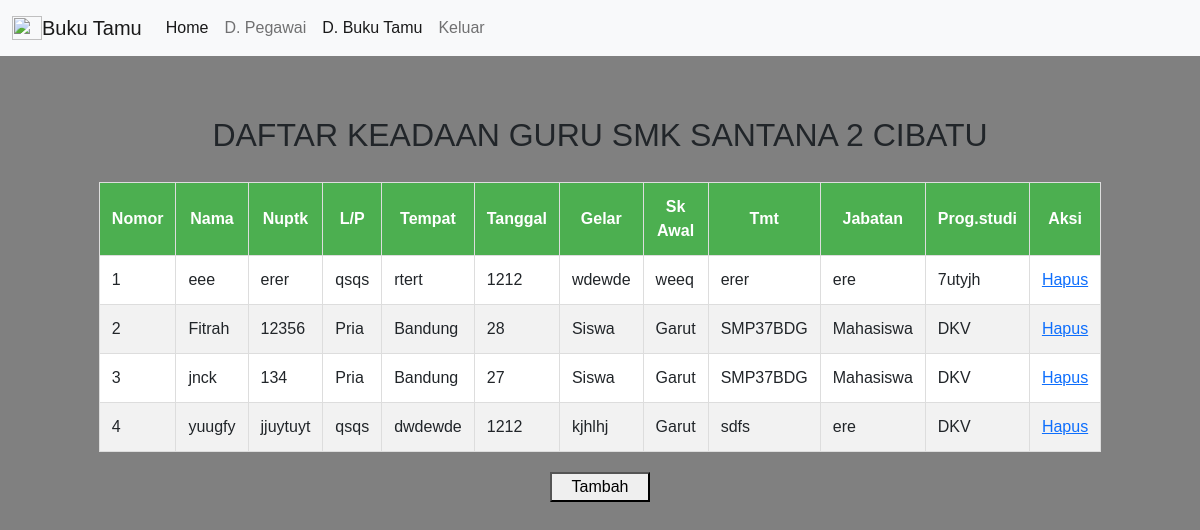
The page /lihat_guru.php on the database its author committed.
### tables this page shows
CREATE TABLE `tbguru` (
  `no` int(255) NOT NULL,
  `nama` varchar(50) NOT NULL,
  `nuptk` varchar(50) NOT NULL,
  `jeniskelamin` varchar(50) NOT NULL,
  `tempat` varchar(50) NOT NULL,
  `tanggal` varchar(50) NOT NULL,
  `gelar` varchar(50) NOT NULL,
  `skawal` varchar(50) NOT NULL,
  `tmt` varchar(50) NOT NULL,
  `jabatan` varchar(50) NOT NULL,
  `progstudi` varchar(50) NOT NULL
);

### lihat_guru.php (the view, shortened to what this page needs)
<!DOCTYPE html>
<html lang="en">
    <head>
        <link href="https://cdn.jsdelivr.net/npm/bootstrap@5.0.2/dist/css/bootstrap.min.css" rel="stylesheet">
    </head>
    <body>
        <nav class="navbar navbar-expand-lg navbar-light bg-light">
  <div class="container-fluid">
    <img src="https://e7.pngegg.com/pngimages/779/61/png-clipart-logo-idea-cute-eagle-leaf-logo-thumbnail.png" alt="" width="30" height="24">
    <a class="navbar-brand" href="home.php">Buku Tamu</a>
    <div class="collapse navbar-collapse" id="navbarNav">
      <ul class="navbar-nav">
        <li class="nav-item">
          <a class="nav-link active" aria-current="page" href="home.php">Home</a>
        </li>
        <li class="nav-item">
          <a class="nav-link" href="lihat_akun.php">D. Pegawai</a>
        </li>
        <li class="nav-item">
          <a class="nav-link active" href="lihat_guru.php">D. Buku Tamu</a>
        </li>
        <li class="nav-item">
          <a class="nav-link" href="index1.php">Keluar</a>
        </li>
      </ul>
    </div>
  </div>
</nav>
    <div class="isi">
        <h2>DAFTAR KEADAAN GURU SMK SANTANA 2 CIBATU</h2>
        <table>
            <thead>
                <tr>
                    <th>Nomor</head>
                    <th>Nama</th>
                    <th>Nuptk</th>
                    <th>L/P</th>
                    <th>Tempat</th>
                    <th>Tanggal</th>
                    <th>Gelar</th>
                    <th>Sk Awal</th>
                    <th>Tmt</th>
                    <th>Jabatan</th>
                    <th>Prog.studi</th>
                    <th>Aksi</th>
                </tr>
            </thead>
            <tbody>
                <?php
                include 'koneksi.php';
                $sql = "SELECT*FROM tbguru";
                $query = mysqli_query ($koneksi, $sql);
                $no=1;
                while ($data=mysqli_fetch_array($query)){?>
                    <tr>
                        <td><?= $no++; ?></td>
                        <td><?php echo $data['nama'];?></td>
                        <td><?php echo $data['nuptk'];?></td>
                        <td><?php echo $data['jeniskelamin'];?></td>
                        <td><?php echo $data['tempat'];?></td>
                        <td><?php echo $data['tanggal'];?></td>
                        <td><?php echo $data['gelar'];?></td>
                        <td><?php echo $data['skawal'];?></td>
                        <td><?php echo $data['tmt'];?></td>
                        <td><?php echo $data['jabatan'];?></td>
                        <td><?php echo $data['progstudi'];?></td>
                        <td>
                            <a href="hapus.php?id=<?php echo $data['no'];?>"
                            onclick="return confirm('Yakin Mau Hapus .?')">
                            <span class="text"></span>Hapus</Details> </span>
                </a>
                </td>
                    </tr>
                    <?php } ?>
            </tbody>
        </table>
        <form method="post" action="index.php">
            <button type="submit">Tambah</button>
                </form>
    </div>
    </body>
</html>

### lihat_guru.php (style rules this page uses)
body { font-family: Arial, sans-serif; background-color: #f4f4f4; margin: 0; padding: 0; display: block; justify-content: center; align-items: center; height: 100vh; width: 100%; background-color: grey; }
.navbar { position: relative; display: flex; flex-wrap: wrap; align-items: center; justify-content: space-between; padding-top: 0.5rem; padding-bottom: 0.5rem; }
.isi { display: flex; flex-direction: column; justify-content: center; align-items: center; margin-top: 60px; }
table { width: 50%; border-collapse: collapse; margin: 20px; background-color: white; }
th,td { border: 1px solid #ddd; padding: 12px; text-align: left; }
th { background-color: #4caf50; color: white; text-align: center; }
tr:nth-child(even) { background-color: #f2f2f2; }
h2 { text-align: center; }
button { display: flex; width: 100px; height: 30px; justify-content: center; align-items: center; }

### rows shown on the page
tbguru: nama "eee", nuptk "erer", jeniskelamin "qsqs", tempat "rtert", tanggal "1212", gelar "wdewde", skawal "weeq", tmt "erer", jabatan "ere", progstudi "7utyjh"
tbguru: nama "Fitrah", nuptk "12356", jeniskelamin "Pria", tempat "Bandung", tanggal "28", gelar "Siswa", skawal "Garut", tmt "SMP37BDG", jabatan "Mahasiswa", progstudi "DKV"
tbguru: nama "jnck", nuptk "134", jeniskelamin "Pria", tempat "Bandung", tanggal "27", gelar "Siswa", skawal "Garut", tmt "SMP37BDG", jabatan "Mahasiswa", progstudi "DKV"
tbguru: nama "yuugfy", nuptk "jjuytuyt", jeniskelamin "qsqs", tempat "dwdewde", tanggal "1212", gelar "kjhlhj", skawal "Garut", tmt "sdfs", jabatan "ere", progstudi "DKV"
